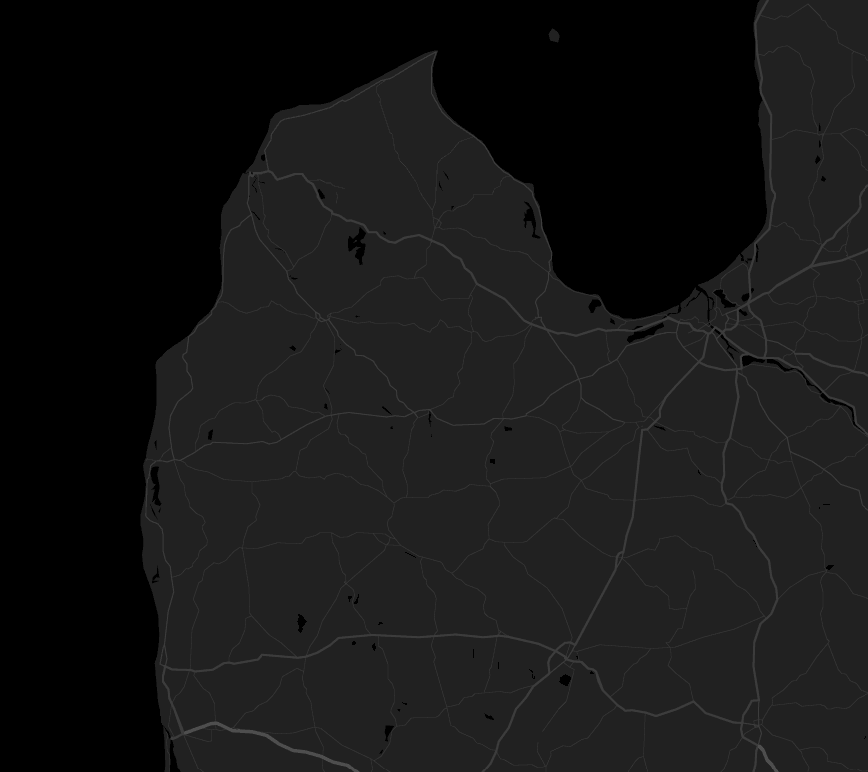
#> input picture images/map/dark-map.png, 868 x 772 px, found by its file name
$ python pixelate-map.py
#> lines starting #> are read from the running program, lines starting #| are printed output that depends on the picture
from PIL import Image

#to test - put in file path values

width = 1000
height = 1000
pixelWidth = 5
pixelHeight = 5
nOfPixelsX = (int)(width/pixelWidth)
nOfPixelsY = (int)(height/pixelHeight)

originalPicturePath = "dark-map.png"
pixelatedPicturePath = "base-map.png"

#creates a pixelated map of the rally teritory for as a base
#takes Original Picture and resizes it to needed amount of pixels. then saves it to Pixelated Picture

img = Image.open(originalPicturePath)
#> img is the input picture: PIL image 868x772 RGBA; mean R, G, B, A 21.6, 21.6, 21.6, 255
imgSmall = img.resize((nOfPixelsX,nOfPixelsY),resample=Image.BILINEAR)
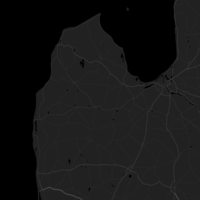
#> imgSmall: PIL image 200x200 RGBA; mean R, G, B, A 21.6, 21.6, 21.6, 255
result = imgSmall.resize((width,height), Image.LANCZOS)
result.save(pixelatedPicturePath)
